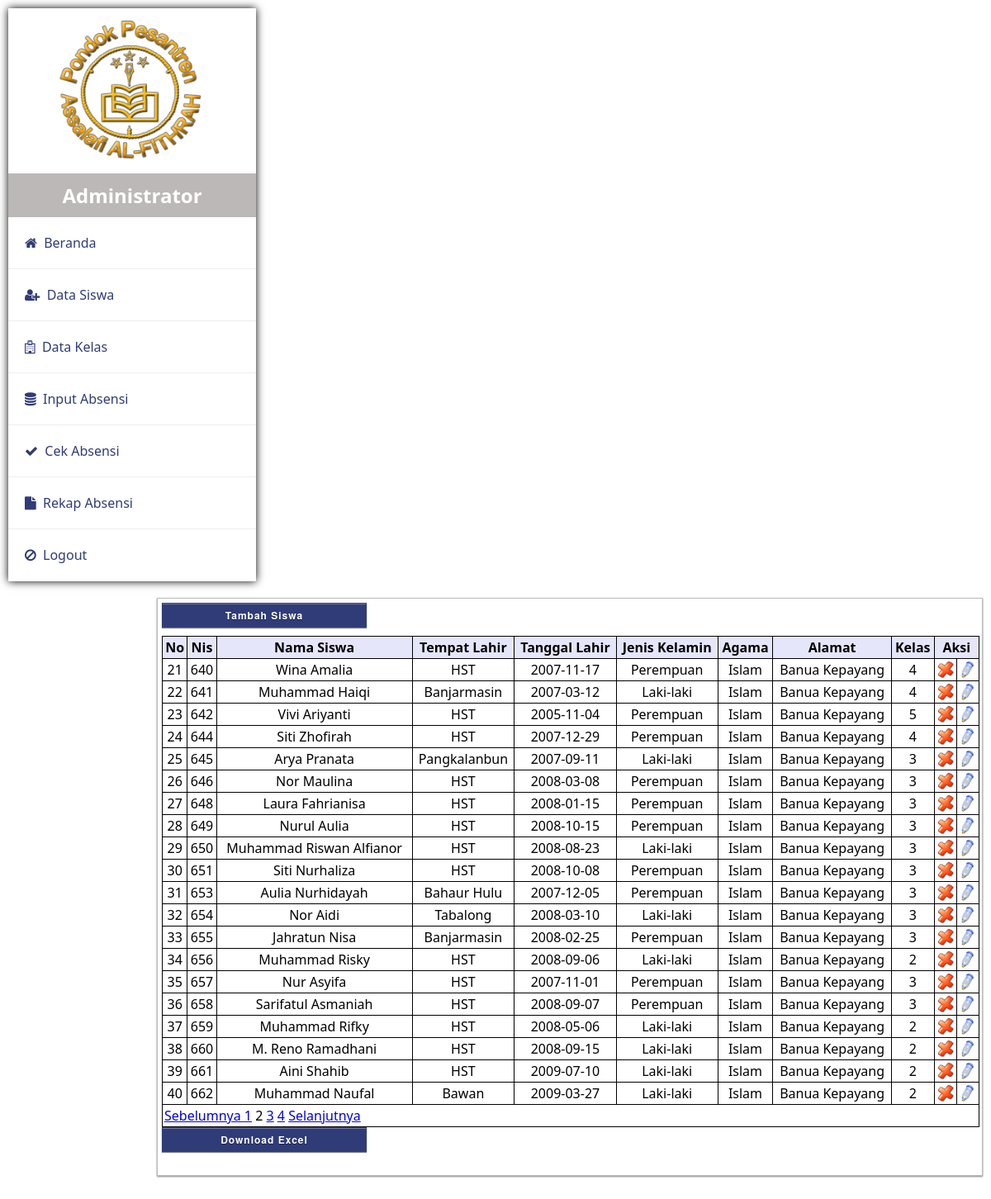
The app's page /siswa_data.php?pg=2 (signed in) with its own data.
### tables this page shows
CREATE TABLE IF NOT EXISTS `siswa` (
  `nis` int(3) NOT NULL AUTO_INCREMENT,
  `nama_siswa` varchar(100) NOT NULL,
  `tempat_lahir` varchar(100) NOT NULL,
  `tanggal_lahir` date NOT NULL,
  `jenis_kelamin` varchar(10) NOT NULL,
  `agama` varchar(30) NOT NULL,
  `alamat` text NOT NULL,
  `kode_kelas` int(3) NOT NULL,
  PRIMARY KEY (`nis`)
);

CREATE TABLE IF NOT EXISTS `kelas` (
  `kode_kelas` int(3) NOT NULL AUTO_INCREMENT,
  `kelas` varchar(3) NOT NULL,
  PRIMARY KEY (`kode_kelas`)
);

### siswa_data.php (the view, shortened to what this page needs)
<!DOCTYPE html>
<?php
if (empty($_SESSION['username']) AND empty($_SESSION['passuser'])) {
  echo "<center>Untuk mengakses halaman ini, Anda harus login <br>";
  echo "<a href=index.php><b>LOGIN</b></a></center>";
}
else{
?>
<html lang="en">
<head>
 <link rel="stylesheet" href="css/admin.css">
 <link rel="stylesheet" href="css/font-awesome.css">
</head>
<body>
 <aside>
 <div class="brand">
  <img src="gambar/logo.png" width="200" alt="">
  <h2>Administrator</h2>
 </div>
  <ul class="menu">
   <li><a href="beranda.php"><i class="fa fa-home"></i> &nbsp;Beranda</a></li>
   <li><a href="siswa_data.php"><i class="fa fa-user-plus"></i> &nbsp;Data Siswa</a></li>
   <li><a href="kelas_data.php"><i class="fa fa-hospital-o"></i> &nbsp;Data Kelas</a></li>
   <li><a href="absensi_data.php"><i class="fa fa-database"></i> &nbsp;Input Absensi</a></li>
   <li><a href="absensi_cek.php"><i class="fa fa-check"></i> &nbsp;Cek Absensi</a></li>
   <li><a href="absensi_rekap.php"><i class="fa fa-file"></i> &nbsp;Rekap Absensi</a></li>
   <li><a href="logout.php"><i class="fa fa-ban"></i> &nbsp;Logout</a></li>
  </ul>
 </aside>
	<form action="siswa_tambah.php" class="posting">
		<input type="submit" class="btn" value="Tambah Siswa" />
		<table width="990" border="0" align="center" cellpadding="2" cellspacing="1" bgcolor="#000000" celpading="2" celspacing="1" >
		<tr bgcolor="#E6E6FA">
		<td><div align="center"><strong>No</strong></div></td>
		<td><div align="center"><strong>Nis</strong></div></td>
		<td><div align="center"><strong>Nama Siswa</strong></div></td>
		<td><div align="center"><strong>Tempat Lahir</strong></div></td>
		<td><div align="center"><strong>Tanggal Lahir</strong></div></td>
		<td><div align="center"><strong>Jenis Kelamin</strong></div></td>
		<td><div align="center"><strong>Agama</strong></div></td>
		<td><div align="center"><strong>Alamat</strong></div></td>
		<td><div align="center"><strong>Kelas</strong></div></td>
		<td colspan="2"><div align="center"><strong>Aksi</strong></div></td>
		</tr>
			<?php
			$batas = 20;
			$pg = isset( $_GET['pg'] ) ? $_GET['pg'] : "";
			if ( empty( $pg ) ) {
			$posisi = 0;
			$pg = 1;
			} else {
			$posisi = ( $pg - 1 ) * $batas;
			}
			$no=0+$posisi;
			  $tampil="SELECT * FROM siswa, kelas WHERE siswa.kode_kelas=kelas.kode_kelas limit $posisi, $batas";
			  $qryTampil=mysql_query($tampil);
			  while ($dataTampil=mysql_fetch_array($qryTampil)) {
			 $no++;
			 ?>
			<tr bgcolor="#FFFFFF">
			<td align="center"><?php echo $no ; ?></td>
			<td align="center"><?php echo $dataTampil['nis']; ?></td>
			<td align="center"><?php echo $dataTampil['nama_siswa']; ?></td>
			<td align="center"><?php echo $dataTampil['tempat_lahir']; ?></td>
			<td align="center"><?php echo $dataTampil['tanggal_lahir']; ?></td>
			<td align="center"><?php echo $dataTampil['jenis_kelamin']; ?></td>
			<td align="center"><?php echo $dataTampil['agama']; ?></td>
			<td align="center"><?php echo $dataTampil['alamat']; ?></td>
			<td align="center"><?php echo $dataTampil['kode_kelas']; ?></td>
			<td>
			<div align="center">
			<a href="siswa_hapus.php?nis=<?php echo $dataTampil['nis'] ; ?>" onclick="javascript: return confirm('Anda yakin hapus ?')"><img src="gambar/hapus.png" width="20"></a>
			</td>
			<td>
			<a href="siswa_edit.php?nis=<?php echo $dataTampil['nis']; ?>"><img src="gambar/edit.png" width="20"></a>
			</td>
			</tr>
			<?php } ?>
			<tr bgcolor="#FFFFFF">
			<td colspan="11">
			<?php
			$jml_data = mysql_num_rows(mysql_query("SELECT * FROM siswa"));
			$JmlHalaman = ceil($jml_data/$batas);
			if ( $pg > 1 ) {
			$link = $pg-1;
			$prev = "<a href='?pg=$link'>Sebelumnya </a>";
			} else {
			$prev = "Sebelumnya ";
			}
			$nmr = '';
			for ( $i = 1; $i<= $JmlHalaman; $i++ ){
			if ( $i == $pg ) {
			$nmr .= $i . " ";
			} else {
			$nmr .= "<a href='?pg=$i'>$i</a> ";
			}
			}
			if ( $pg < $JmlHalaman ) {
			$link = $pg + 1;
			$next = " <a href='?pg=$link'>Selanjutnya</a>";
			} else {
			$next = "Selanjutnya";
			}
			echo $prev . $nmr . $next;
			 ?>
			 </td>
			 </tr>
		</table>
		<a href="cetak_siswa.php"><input type="button" class="btn" value="Download Excel" /></a>
	</form>
</body>
</html>
<?php } ?>

### css/admin.css (style rules this page uses)
* { margin: 0 auto; font-family: Segoe UI; box-sizing: border-box; }
aside { box-shadow: 0px 0px 10px black; float: left; margin: 10px; background: white; max-width: 100%; width: 300px; }
img { display: block; max-width: 100%; }
aside .brand img { height: 200px; }
aside .brand h2 { background:rgba(133, 125, 125, 0.541); color: white; text-align: center; padding: 10px; }
ul.menu { list-style: none; padding: 0; }
ul.menu li { position: relative; }
ul.menu li a { text-decoration: none; padding: 20px; color: rgb(47, 60, 119); display: block; border-bottom: 1px solid #eee; -webkit-transition: all 0.4s ease-in-out; -o-transition: all 0.4s ease-in-out; transition: all 0.4s ease-in-out; }
.posting { float : right; width: 1000px; min-height:700px; margin-left : 5px; margin-right: 10px; margin-top : 10px; margin-bottom : 45px; padding: 5px; position: relative; display: inline-block; text-align: justifiy; font: Times New Roman; border: 1px solid #bbb; -moz-box-shadow: 0 1px 2px rgba(0, 0, 0, 0.5), inset 0 1px 0 rgba(255, 255, 255, 0.5); -webkit-box-shadow: 0 1px 2px rgba(0, 0, 0, 0.5), inset 0 1px 0 rgba(255, 255, 255, 0.5); box-shadow: 0 1px 2px rgba(0, 0, 0, 0.5), inset 0 1px 0 rgba(255, 255, 255, 0.5); behavior: url(PIE.htc); }
.btn { width: 248px; height: 30px; color: #fff; font: bold 12px 'Helvetica Neue', Helvetica, Arial, sans-serif; text-shadow: 0 1px 0 rgba(0, 0, 0, 0.5); letter-spacing: 1px; text-align: center; border: 1px solid rgb(47, 60, 119); margin-top:; margin-bottom:10px; outline: none; cursor: pointer; position: relative; background-color: rgb(47, 60, 119); background-image: -webkit-gradient(linear, left top, left bottom, from(rgb(47, 60, 119)), to(rgb(47, 60, 119))); -moz-box-shadow: inset 0 1px 0 rgba(255, 255, 255, 0.3), 0 1px 1px rgba(0, 0, 0, 0.5); -webkit-box-shadow: inset 0 1px 0 rgba(255, 255, 255, 0.3), 0 1px 1px rgba(0, 0, 0, 0.5); box-shadow: inset 0 1px 0 rgba(255, 255, 255, 0.3), 0 1px 1px rgba(0, 0, 0, 0.5); behavior: url(PIE.htc); }

### records on screen
siswa: nis "640", nama_siswa "Wina Amalia", tempat_lahir "HST", tanggal_lahir "2007-11-17", jenis_kelamin "Perempuan", agama "Islam", alamat "Banua Kepayang", kode_kelas.kode_kelas "4"
siswa: nis "641", nama_siswa "Muhammad Haiqi", tempat_lahir "Banjarmasin", tanggal_lahir "2007-03-12", jenis_kelamin "Laki-laki", agama "Islam", alamat "Banua Kepayang", kode_kelas.kode_kelas "4"
siswa: nis "642", nama_siswa "Vivi Ariyanti", tempat_lahir "HST", tanggal_lahir "2005-11-04", jenis_kelamin "Perempuan", agama "Islam", alamat "Banua Kepayang", kode_kelas.kode_kelas "5"
siswa: nis "644", nama_siswa "Siti Zhofirah", tempat_lahir "HST", tanggal_lahir "2007-12-29", jenis_kelamin "Perempuan", agama "Islam", alamat "Banua Kepayang", kode_kelas.kode_kelas "4"
siswa: nis "645", nama_siswa "Arya Pranata", tempat_lahir "Pangkalanbun", tanggal_lahir "2007-09-11", jenis_kelamin "Laki-laki", agama "Islam", alamat "Banua Kepayang", kode_kelas.kode_kelas "3"
siswa: nis "646", nama_siswa "Nor Maulina", tempat_lahir "HST", tanggal_lahir "2008-03-08", jenis_kelamin "Perempuan", agama "Islam", alamat "Banua Kepayang", kode_kelas.kode_kelas "3"
siswa: nis "648", nama_siswa "Laura Fahrianisa", tempat_lahir "HST", tanggal_lahir "2008-01-15", jenis_kelamin "Perempuan", agama "Islam", alamat "Banua Kepayang", kode_kelas.kode_kelas "3"
siswa: nis "649", nama_siswa "Nurul Aulia", tempat_lahir "HST", tanggal_lahir "2008-10-15", jenis_kelamin "Perempuan", agama "Islam", alamat "Banua Kepayang", kode_kelas.kode_kelas "3"
siswa: nis "650", nama_siswa "Muhammad Riswan Alfianor", tempat_lahir "HST", tanggal_lahir "2008-08-23", jenis_kelamin "Laki-laki", agama "Islam", alamat "Banua Kepayang", kode_kelas.kode_kelas "3"
siswa: nis "651", nama_siswa "Siti Nurhaliza", tempat_lahir "HST", tanggal_lahir "2008-10-08", jenis_kelamin "Perempuan", agama "Islam", alamat "Banua Kepayang", kode_kelas.kode_kelas "3"
siswa: nis "653", nama_siswa "Aulia Nurhidayah", tempat_lahir "Bahaur Hulu", tanggal_lahir "2007-12-05", jenis_kelamin "Perempuan", agama "Islam", alamat "Banua Kepayang", kode_kelas.kode_kelas "3"
siswa: nis "654", nama_siswa "Nor Aidi", tempat_lahir "Tabalong", tanggal_lahir "2008-03-10", jenis_kelamin "Laki-laki", agama "Islam", alamat "Banua Kepayang", kode_kelas.kode_kelas "3"
siswa: nis "655", nama_siswa "Jahratun Nisa", tempat_lahir "Banjarmasin", tanggal_lahir "2008-02-25", jenis_kelamin "Perempuan", agama "Islam", alamat "Banua Kepayang", kode_kelas.kode_kelas "3"
siswa: nis "656", nama_siswa "Muhammad Risky", tempat_lahir "HST", tanggal_lahir "2008-09-06", jenis_kelamin "Laki-laki", agama "Islam", alamat "Banua Kepayang", kode_kelas.kode_kelas "2"
siswa: nis "657", nama_siswa "Nur Asyifa", tempat_lahir "HST", tanggal_lahir "2007-11-01", jenis_kelamin "Perempuan", agama "Islam", alamat "Banua Kepayang", kode_kelas.kode_kelas "3"
siswa: nis "658", nama_siswa "Sarifatul Asmaniah", tempat_lahir "HST", tanggal_lahir "2008-09-07", jenis_kelamin "Perempuan", agama "Islam", alamat "Banua Kepayang", kode_kelas.kode_kelas "3"
siswa: nis "659", nama_siswa "Muhammad Rifky", tempat_lahir "HST", tanggal_lahir "2008-05-06", jenis_kelamin "Laki-laki", agama "Islam", alamat "Banua Kepayang", kode_kelas.kode_kelas "2"
siswa: nis "660", nama_siswa "M. Reno Ramadhani", tempat_lahir "HST", tanggal_lahir "2008-09-15", jenis_kelamin "Laki-laki", agama "Islam", alamat "Banua Kepayang", kode_kelas.kode_kelas "2"
siswa: nis "661", nama_siswa "Aini Shahib", tempat_lahir "HST", tanggal_lahir "2009-07-10", jenis_kelamin "Laki-laki", agama "Islam", alamat "Banua Kepayang", kode_kelas.kode_kelas "2"
siswa: nis "662", nama_siswa "Muhammad Naufal", tempat_lahir "Bawan", tanggal_lahir "2009-03-27", jenis_kelamin "Laki-laki", agama "Islam", alamat "Banua Kepayang", kode_kelas.kode_kelas "2"
